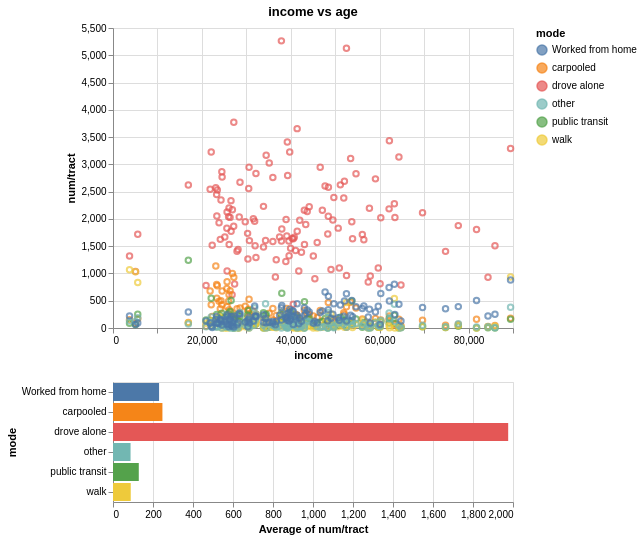

Express this chart as Vega-Lite.
### Vega-Lite specification from a JSON file in a GitHub repository (floating-point values rounded to 4 significant figures; data arrays with more than 128 entries replaced by an {"elided": "..."} marker saying what was removed)
{"config": {"view": {"continuousWidth": 400, "continuousHeight": 300}}, "vconcat": [{"mark": "point", "encoding": {"color": {"condition": {"field": "mode", "type": "nominal", "selection": "selector007"}, "value": "lightgray"}, "x": {"field": "income", "type": "quantitative"}, "y": {"field": "num/tract", "type": "quantitative"}}, "selection": {"selector007": {"type": "interval"}}, "title": "income vs age"}, {"mark": "bar", "encoding": {"color": {"field": "mode", "type": "nominal"}, "x": {"aggregate": "average", "field": "num/tract", "type": "quantitative"}, "y": {"field": "mode", "type": "nominal"}}, "transform": [{"filter": {"selection": "selector007"}}]}], "data": {"name": "data-8b36e48297dd71f6b20cb9ca2279b896"}, "$schema": "https://vega.github.io/schema/vega-lite/v4.17.0.json", "datasets": {"data-8b36e48297dd71f6b20cb9ca2279b896": {"elided": "780 records"}}}
